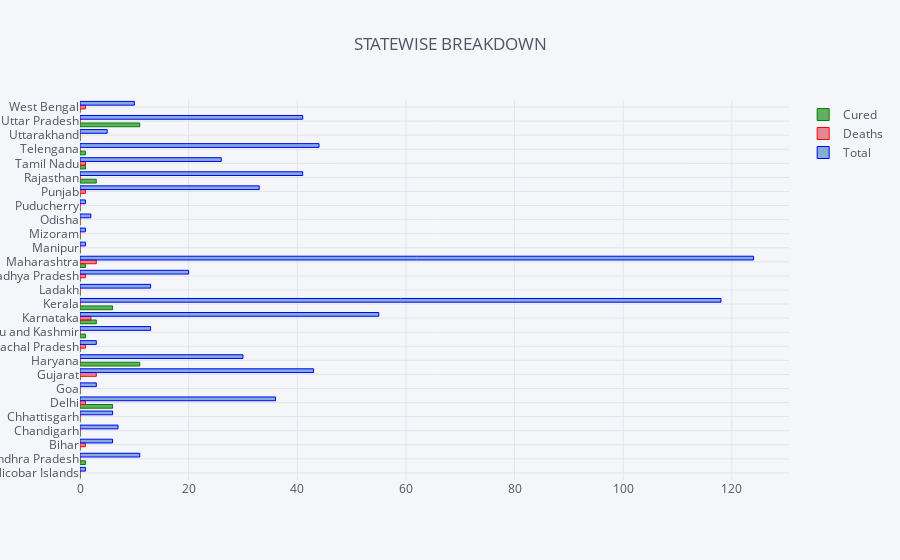

Notebook code cell kept with this figure:
### Code cell
states.drop(['Indian','Foreigner'], axis=1).iplot(
    title='STATEWISE BREAKDOWN', kind='bar',orientation='h', 
    colors={'Total':'blue', 'Cured':'green', 'Deaths':'red'})

### Figure 1 — Plotly figure (JSON) as saved in the notebook; plotly's stock layout.template omitted (floating-point values rounded to 4 significant figures)
{"data": [{"marker": {"color": "rgba(0, 128, 0, 0.6)", "line": {"color": "green", "width": 1}}, "name": "Cured", "orientation": "h", "text": "", "type": "bar", "uid": "77e3cd57-5d1e-4ca0-98a8-1708775d8adb", "x": [0, 1, 0, 0, 0, 6, 0, 0, 11, 0, 1, 3, 6, 0, 0, 1, 0, 0, 0, 0, 0, 3, 1, 1, 0, 11, 0], "y": ["Andaman and Nicobar Islands", "Andhra Pradesh", "Bihar", "Chandigarh", "Chhattisgarh", "Delhi", "Goa", "Gujarat", "Haryana", "Himachal Pradesh", "Jammu and Kashmir", "Karnataka", "Kerala", "Ladakh", "Madhya Pradesh", "Maharashtra", "Manipur", "Mizoram", "Odisha", "Puducherry", "Punjab", "Rajasthan", "Tamil Nadu", "Telengana", "Uttarakhand", "Uttar Pradesh", "West Bengal"]}, {"marker": {"color": "rgba(219, 64, 82, 0.6)", "line": {"color": "red", "width": 1}}, "name": "Deaths", "orientation": "h", "text": "", "type": "bar", "uid": "d92b5555-6009-405d-83e4-91734be627ce", "x": [0, 0, 1, 0, 0, 1, 0, 3, 0, 1, 0, 2, 0, 0, 1, 3, 0, 0, 0, 0, 1, 0, 1, 0, 0, 0, 1], "y": ["Andaman and Nicobar Islands", "Andhra Pradesh", "Bihar", "Chandigarh", "Chhattisgarh", "Delhi", "Goa", "Gujarat", "Haryana", "Himachal Pradesh", "Jammu and Kashmir", "Karnataka", "Kerala", "Ladakh", "Madhya Pradesh", "Maharashtra", "Manipur", "Mizoram", "Odisha", "Puducherry", "Punjab", "Rajasthan", "Tamil Nadu", "Telengana", "Uttarakhand", "Uttar Pradesh", "West Bengal"]}, {"marker": {"color": "rgba(55, 128, 191, 0.6)", "line": {"color": "blue", "width": 1}}, "name": "Total", "orientation": "h", "text": "", "type": "bar", "uid": "d1d47fbe-37ed-4fc4-8112-07291218f987", "x": [1, 11, 6, 7, 6, 36, 3, 43, 30, 3, 13, 55, 118, 13, 20, 124, 1, 1, 2, 1, 33, 41, 26, 44, 5, 41, 10], "y": ["Andaman and Nicobar Islands", "Andhra Pradesh", "Bihar", "Chandigarh", "Chhattisgarh", "Delhi", "Goa", "Gujarat", "Haryana", "Himachal Pradesh", "Jammu and Kashmir", "Karnataka", "Kerala", "Ladakh", "Madhya Pradesh", "Maharashtra", "Manipur", "Mizoram", "Odisha", "Puducherry", "Punjab", "Rajasthan", "Tamil Nadu", "Telengana", "Uttarakhand", "Uttar Pradesh", "West Bengal"]}], "layout": {"legend": {"bgcolor": "#F5F6F9", "font": {"color": "#4D5663"}}, "paper_bgcolor": "#F5F6F9", "plot_bgcolor": "#F5F6F9", "title": {"font": {"color": "#4D5663"}, "text": "STATEWISE BREAKDOWN"}, "xaxis": {"gridcolor": "#E1E5ED", "showgrid": true, "tickfont": {"color": "#4D5663"}, "title": {"font": {"color": "#4D5663"}, "text": ""}, "zerolinecolor": "#E1E5ED"}, "yaxis": {"gridcolor": "#E1E5ED", "showgrid": true, "tickfont": {"color": "#4D5663"}, "title": {"font": {"color": "#4D5663"}, "text": ""}, "zerolinecolor": "#E1E5ED"}}}
